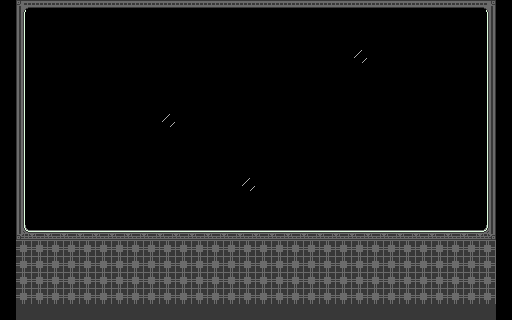

A 2D game scene composited from a Tiled map and its tileset images. What follows is a short description and the map's XML, with every tile layer's data as written:
An orthogonal 32x20 tile map with 16x16 px tiles, 1 tile layer (BG), 1 hidden layer not drawn, 3 tilesets and 4 objects.

<map version="1.10" tiledversion="1.11.0" orientation="orthogonal" renderorder="right-down" width="32" height="20" tilewidth="16" tileheight="16" infinite="0" nextlayerid="4" nextobjectid="6">
 <properties>
  <property name="unity:SortingLayer" value="Background" />
 </properties>
 <tileset firstgid="1" source="../../Placeholder/tileset/Debug.tsx" />
 <tileset firstgid="11" source="../../Tilesets/Outdoor/SpaceElevatorIndustrial.tsx" />
 <tileset firstgid="123" source="../../Tilesets/Indoor/SpaceElevatorWindow.tsx" />
 <layer id="1" name="Graybox" width="32" height="20" visible="0">
  <properties>
   <property name="unity:SortingLayer" value="Background" />
  </properties>
  <data encoding="csv">
0,0,0,0,0,0,0,0,0,0,0,0,0,0,0,0,0,0,0,0,0,0,0,0,0,0,0,0,0,0,0,0,
0,0,0,0,0,0,0,0,0,0,0,0,0,0,0,0,0,0,0,0,0,0,0,0,0,0,0,0,0,0,0,0,
0,0,0,0,0,0,0,0,0,0,0,0,0,0,0,0,0,0,0,0,0,0,0,0,0,0,0,0,0,0,0,0,
0,0,0,0,0,0,0,0,0,0,0,0,0,0,0,0,0,0,0,0,0,0,0,0,0,0,0,0,0,0,0,0,
0,0,0,0,0,0,0,0,0,0,0,0,0,0,0,0,0,0,0,0,0,0,0,0,0,0,0,0,0,0,0,0,
0,0,0,0,0,0,0,0,0,0,0,0,0,0,0,0,0,0,0,0,0,0,0,0,0,0,0,0,0,0,0,0,
0,0,0,0,0,0,0,0,0,0,0,0,0,0,0,0,0,0,0,0,0,0,0,0,0,0,0,0,0,0,0,0,
0,0,0,0,0,0,0,0,0,0,0,0,0,0,0,0,0,0,0,0,0,0,0,0,0,0,0,0,0,0,0,0,
0,0,0,0,0,0,0,0,0,0,0,0,0,0,0,0,0,0,0,0,0,0,0,0,0,0,0,0,0,0,0,0,
0,0,0,0,0,0,0,0,0,0,0,0,0,0,0,0,0,0,0,0,0,0,0,0,0,0,0,0,0,0,0,0,
0,0,0,0,0,0,0,0,0,0,0,0,0,0,0,0,0,0,0,0,0,0,0,0,0,0,0,0,0,0,0,0,
0,0,0,0,0,0,0,0,0,0,0,0,0,0,0,0,0,0,0,0,0,0,0,0,0,0,0,0,0,0,0,0,
0,0,0,0,0,0,0,0,0,0,0,0,0,0,0,0,0,0,0,0,0,0,0,0,0,0,0,0,0,0,0,0,
0,5,5,5,5,5,5,5,5,5,5,5,5,5,5,5,5,5,5,5,5,5,5,5,5,5,5,5,5,5,5,0,
0,5,5,5,5,5,5,5,5,5,5,5,5,5,5,5,5,5,5,5,5,5,5,5,5,5,5,5,5,5,5,0,
0,3,3,3,3,3,3,3,3,3,3,3,3,3,3,3,3,3,3,3,3,3,3,3,3,3,3,3,3,3,3,0,
0,3,3,3,3,3,3,3,3,3,3,3,3,3,3,3,3,3,3,3,3,3,3,3,3,3,3,3,3,3,3,0,
0,3,3,3,3,3,3,3,3,3,3,3,3,3,3,3,3,3,3,3,3,3,3,3,3,3,3,3,3,3,3,0,
0,3,3,3,3,3,3,3,3,3,3,3,3,3,3,3,3,3,3,3,3,3,3,3,3,3,3,3,3,3,3,0,
0,5,5,5,5,5,5,5,5,5,5,5,5,5,5,5,5,5,5,5,5,5,5,5,5,5,5,5,5,5,5,0
</data>
 </layer>
 <layer id="3" name="BG" width="32" height="20">
  <properties>
   <property name="unity:SortingLayer" value="Background" />
  </properties>
  <data encoding="csv">
0,123,124,124,124,124,124,124,124,124,124,124,124,124,124,124,124,124,124,124,124,124,124,124,124,124,124,124,124,124,125,0,
0,129,130,130,130,130,130,130,130,130,130,130,130,130,130,130,130,130,130,130,130,130,130,130,130,130,130,130,130,130,131,0,
0,129,130,130,130,130,130,130,130,130,130,130,130,130,130,130,130,130,130,130,130,130,130,130,130,130,130,130,130,130,131,0,
0,129,130,130,130,130,130,130,130,130,130,130,130,130,130,130,130,130,130,130,130,130,133,130,130,130,130,130,130,130,131,0,
0,129,130,130,130,130,130,130,130,130,130,130,130,130,130,130,130,130,130,130,130,130,130,130,130,130,130,130,130,130,131,0,
0,129,130,130,130,130,130,130,130,130,130,130,130,130,130,130,130,130,130,130,130,130,130,130,130,130,130,130,130,130,131,0,
0,129,130,130,130,130,130,130,130,130,130,130,130,130,130,130,130,130,130,130,130,130,130,130,130,130,130,130,130,130,131,0,
0,129,130,130,130,130,130,130,130,130,133,130,130,130,130,130,130,130,130,130,130,130,130,130,130,130,130,130,130,130,131,0,
0,129,130,130,130,130,130,130,130,130,130,130,130,130,130,130,130,130,130,130,130,130,130,130,130,130,130,130,130,130,131,0,
0,129,130,130,130,130,130,130,130,130,130,130,130,130,130,130,130,130,130,130,130,130,130,130,130,130,130,130,130,130,131,0,
0,129,130,130,130,130,130,130,130,130,130,130,130,130,130,130,130,130,130,130,130,130,130,130,130,130,130,130,130,130,131,0,
0,129,130,130,130,130,130,130,130,130,130,130,130,130,130,133,130,130,130,130,130,130,130,130,130,130,130,130,130,130,131,0,
0,129,130,130,130,130,130,130,130,130,130,130,130,130,130,130,130,130,130,130,130,130,130,130,130,130,130,130,130,130,131,0,
0,129,130,130,130,130,130,130,130,130,130,130,130,130,130,130,130,130,130,130,130,130,130,130,130,130,130,130,130,130,131,0,
0,135,136,136,136,136,136,136,136,136,136,136,136,136,136,136,136,136,136,136,136,136,136,136,136,136,136,136,136,136,137,0,
0,28,28,28,28,28,28,28,28,28,28,28,28,28,28,28,28,28,28,28,28,28,28,28,28,28,28,28,28,28,28,0,
0,28,28,28,28,28,28,28,28,28,28,28,28,28,28,28,28,28,28,28,28,28,28,28,28,28,28,28,28,28,28,0,
0,28,28,28,28,28,28,28,28,28,28,28,28,28,28,28,28,28,28,28,28,28,28,28,28,28,28,28,28,28,28,0,
0,28,28,28,28,28,28,28,28,28,28,28,28,28,28,28,28,28,28,28,28,28,28,28,28,28,28,28,28,28,28,0,
0,41,41,41,41,41,41,41,41,41,41,41,41,41,41,41,41,41,41,41,41,41,41,41,41,41,41,41,41,41,41,0
</data>
 </layer>
 <objectgroup id="2" name="Collision">
  <object id="1" x="16" y="224" width="480" height="16" />
  <object id="2" x="16" y="304" width="480" height="16" />
  <object id="3" x="0" y="240" width="16" height="64" />
  <object id="5" x="496" y="240" width="16" height="64" />
 </objectgroup>
</map>
